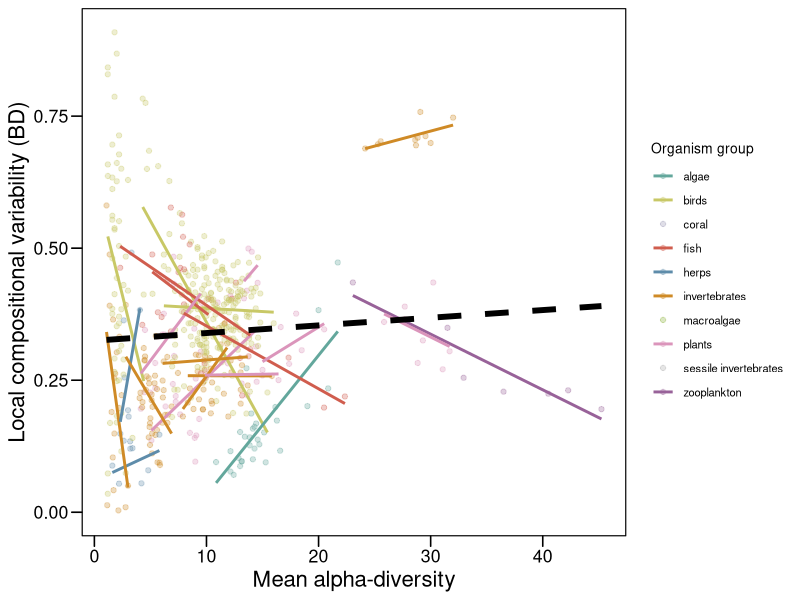
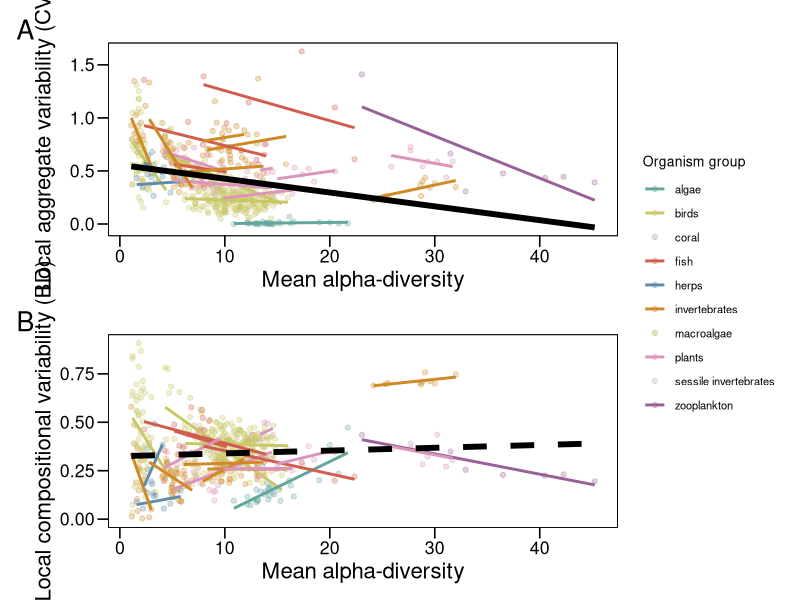

Here is the R script that generated these plots, in order: (Note: this script raises an error after producing the figures.)
library(here)
library(tidyverse)
library(ggthemes)
library(patchwork)

theme_set(theme_base() + 
            theme(plot.background = element_blank(),
                  legend.title = element_text(size = 10),
                  legend.text = element_text(size = 8)))

pal <- colorspace::darken(RColorBrewer::brewer.pal(n = 10, name = "Set3"), amount = .2)

# 1. IMPORT DATA SETS ------------------------------------------------------------
metacom_var <- read_csv(here("Manuscripts/MS3/data/L4_metacommunity_variability_analysis_results_2022-02-10.csv"))
local_var <- read_csv(here("Manuscripts/MS3/data/L4_local_variability_analysis_results_2022-02-10.csv"))
env_var <- read_csv(here("Manuscripts/MS3/data/lter_centroid_satdata.csv"))
data_list <- read_csv(here("Manuscripts/MS3/data/L3_DATA_list.csv"))

metacom_var <- data_list %>% 
  rename(dataset_file_name = l3_filename) %>% 
  left_join(metacom_var, by = "dataset_file_name")

local_var <- data_list %>% 
  rename(dataset_file_name = l3_filename) %>% 
  left_join(local_var, by = "dataset_file_name")

# check for local diversity-stability relationships
local_divstab_comp_fig <- local_var %>% select(dataset_id, `LTER site`, SITE_ID, organism_group, metric, metric_value) %>% 
  pivot_wider(names_from = "metric", values_from = "metric_value") %>% 
                          
  ggplot(aes(x = site_mean_alpha_div, y = BD)) + 
  geom_point(mapping = aes(grouping = dataset_id, color = organism_group), alpha = 0.3) + 
  geom_smooth(mapping = aes(grouping = dataset_id, color = organism_group), method = "lm", se = F) + 
  geom_smooth(method = "lm", se = F, color = "black", size = 2, linetype = "dashed") +
  labs(x = "Mean alpha-diversity", y = "Local compositional variability (BD)", color = "Organism group") + 
  scale_color_manual(values = pal)
local_divstab_comp_fig

local_divstab_agg_fig <- local_var %>% select(dataset_id, `LTER site`, SITE_ID, organism_group, metric, metric_value) %>% 
  pivot_wider(names_from = "metric", values_from = "metric_value") %>% 
  
  ggplot(aes(x = site_mean_alpha_div, y = CV)) + 
  geom_point(mapping = aes(grouping = dataset_id, color = organism_group), alpha = 0.3) + 
  geom_smooth(mapping = aes(grouping = dataset_id, color = organism_group), method = "lm", se = F) + 
  geom_smooth(method = "lm", se = F, color = "black", size = 2) +
  labs(x = "Mean alpha-diversity", y = "Local aggregate variability (CV)", color = "Organism group") + 
  scale_color_manual(values = pal)


local_divstab_regs <- local_var %>% select(dataset_id, `LTER site`, SITE_ID, organism_group, metric, metric_value) %>% 
  pivot_wider(names_from = "metric", values_from = "metric_value")
summary(lm(BD ~ site_mean_alpha_div, data = local_divstab_regs))
summary(lm(CV ~ site_mean_alpha_div, data = local_divstab_regs))

local_divstab_fig <- local_divstab_agg_fig + local_divstab_comp_fig + 
  plot_layout(ncol = 1, guides = "collect") + plot_annotation(tag_levels = "A")
ggsave(filename = here("Manuscripts/MS3/figs/local_divstab_fig.png"), plot = local_divstab_fig, dpi = 600, width = 6, height = 6*3/4*2, bg = "white")



# Relative importance of local and spatial variability for regional variability
metacom_divstab_comp_dat <- metacom_var %>% select(dataset_id, `LTER site`, organism_group, variability_type, standardization_method, metric, metric_value) %>% 
  filter(standardization_method == "h") %>% 
  pivot_wider(names_from = "metric", values_from = "metric_value") %>% 
  left_join(metacom_var %>% 
              filter(variability_type == "divpart_time_series") %>% 
              select(dataset_id, metric, metric_value) %>% 
              pivot_wider(names_from = "metric", values_from = "metric_value"), 
            by = "dataset_id")

summary(lm(gamma_var_rate ~ gamma_div_mean, data = metacom_divstab_comp_dat))
summary(lm(phi_var ~ beta_div_mean, data = metacom_divstab_comp_dat))
summary(lm(alpha_var_rate ~ alpha_div_mean, data = metacom_divstab_comp_dat))

metacom_divstab_agg_dat <- metacom_var %>% select(dataset_id, `LTER site`, organism_group, variability_type, metric, metric_value) %>% 
  filter(variability_type == "agg") %>% 
  pivot_wider(names_from = "metric", values_from = "metric_value") %>% 
  left_join(metacom_var %>% 
              filter(variability_type == "divpart_time_series") %>% 
              select(dataset_id, metric, metric_value) %>% 
              pivot_wider(names_from = "metric", values_from = "metric_value"), 
            by = "dataset_id")

summary(lm(gamma_var_rate ~ gamma_div_mean, data = metacom_divstab_agg_dat))
summary(lm(phi_var ~ beta_div_mean, data = metacom_divstab_agg_dat))
summary(lm(alpha_var_rate ~ alpha_div_mean, data = metacom_divstab_agg_dat))



(alpha_vs_gamma_var <- ggplot(aes(x = (alpha_var_rate), y = (gamma_var_rate), label = site),
                              data = h.wide) +
    stat_smooth(method = "lm", se = T, size = 1, color = "black") +
    geom_point(size = 2, alpha = 0.7) +
    geom_label_repel(size = 2) +
    scale_y_log10() +
    scale_x_log10() +
    xlab(expression(paste(alpha, " variability"))) +
    ylab(expression(paste(gamma," variability"))) +
    ggsave("Manuscripts/MS3/figs/variability_alpha-gamma.png", width = 6, height = 4, units = "in", dpi = 600)
)

lm_gamma_phi <- lm(log(gamma_var_rate) ~ log(phi_var), data = h.wide)
par(mfrow = c(2,2))
plot(lm_gamma_phi) 
summary(lm_gamma_phi)

(phi_vs_gamma_var <- ggplot(aes(x = phi_var, y = gamma_var_rate, label = site),
                            data = h.wide) +
    stat_smooth(method = "lm", se = T, size = 1, color = "black") +
    geom_point(size = 2, alpha = 0.7) +
    geom_label_repel(size = 2) +
    scale_y_log10() +
    scale_x_log10() +
    xlab(expression(paste(phi, " variability"))) +
    ylab(expression(paste(gamma," variability"))) +
    #annotate("text", x = 0.2, y = 0.6, label = "italic(P) < 0.001", parse = TRUE) +
    ggsave("Manuscripts/MS3/figs/variability_phi-gamma.png", width = 6, height = 4, units = "in", dpi = 600)
)

# alpha and phi are independent
(alpha_vs_phi_var <- ggplot(aes(x = alpha_var_rate, y = phi_var, label = site),
                            data = h.wide) +
    stat_smooth(method = "lm", se = T, size = 1, color = "black") +
    geom_point(size = 2, alpha = 0.7) +
    geom_label_repel(size = 2) +
    scale_y_log10() +
    scale_x_log10() +
    xlab(expression(paste(alpha, " variability"))) +
    ylab(expression(paste(phi," variability"))) +
    ggsave("Manuscripts/MS3/figs/variability_alpha-phi.png", width = 6, height = 4, units = "in", dpi = 600)
)
lm_alpha_phi <- lm(log(phi_var) ~ log(alpha_var), data = h.wide)
par(mfrow = c(2,2))
plot(lm_alpha_phi) # assumptions met
summary(lm_alpha_phi)

# DIversity stability 
#------------------------------------------------------------------------------
div_stab_comp <- cbind.data.frame(h.wide, div.wide[,c("alpha_div_mean", "beta_div_mean", "gamma_div_mean")]) %>% 
  filter(gamma_div_mean > 0)

div_stab_gamma_mod <- (lm((gamma_var_rate) ~ log10(gamma_div_mean), data = div_stab_comp))
modsum <- summary(div_stab_gamma_mod)
div_stab_gamma_mod <- glance(div_stab_gamma_mod)
(p_val <- as.character(round(div_stab_gamma_mod$p.value,2)))
(r2 <- as.character(round(div_stab_gamma_mod$r.squared,2)))
summary(lm((gamma_var_rate) ~ log10(gamma_div_mean), data = div_stab_comp))

(div_stab_gamma_h <- div_stab_comp %>% 
    ggplot(aes(x = gamma_div_mean, y = gamma_var_rate, label = site)) +
    stat_smooth(method = "lm", se = T, size = 1, linetype = "dashed", color = "black") +
    geom_point(size = 2, alpha = 0.7, mapping = aes(color = organism_group)) +
    #geom_label_repel(size = 2) +
    labs(x = expression(paste("Mean ", gamma, "-diversity")),
         y = expression(paste("Comp. ", gamma, "-variability")),
         color = "Organism group")  +
    scale_x_log10() +
    scale_color_manual(values = pal, drop = FALSE) +
    annotate("text", x = 10, y = 0.045, label = bquote(atop(paste(r^2, "= 0.13"),
                                                            "p = 0.07")))
  #ggsave("ESA_2019/figs/variability_alpha-gamma.png", width = 6, height = 4, units = "in", dpi = 600)
)

div_stab_alpha_mod <- (lm((alpha_var_rate) ~ log10(alpha_div_mean), data = div_stab_comp))
modsum2 <- summary(div_stab_alpha_mod)
div_stab_alpha_mod <- glance(div_stab_alpha_mod)
div_stab_alpha_mod$p.value
div_stab_alpha_mod$r.squared
(div_stab_alpha_h <- div_stab_comp %>% 
    ggplot(aes(x = alpha_div_mean, y = alpha_var_rate, label = site)) +
    #stat_smooth(method = "lm", se = T, size = 1, color = "black") +
    geom_point(size = 2, alpha = 0.7, mapping = aes(color = organism_group)) +
    #geom_label_repel(size = 2) +
    labs(x = expression(paste("Mean ", alpha, "-diversity")),
         y = expression(paste("Comp. ", alpha, "-variability")),
         color = "Organism group") +
    scale_color_manual(values = pal, drop = FALSE) +
    scale_x_log10() +
    annotate("text", x = 100, y = 0.1, label = bquote("p = 0.40"))
  #ggsave("ESA_2019/figs/variability_alpha-gamma.png", width = 6, height = 4, units = "in", dpi = 600)
)

div_stab_alpha_gamma_mod <- (lm((gamma_var_rate) ~ log10(alpha_div_mean), data = div_stab_comp))
modsum3 <- summary(div_stab_alpha_gamma_mod)
div_stab_alpha_gamma_mod <- glance(div_stab_alpha_gamma_mod)
div_stab_alpha_gamma_mod$p.value
div_stab_alpha_gamma_mod$r.squared
(div_stab_alpha_gamma_h <- div_stab_comp %>% 
    ggplot(aes(x = alpha_div_mean, y = gamma_var_rate, label = site)) +
    stat_smooth(method = "lm", se = T, size = 1, color = "black") +
    geom_point(size = 2, alpha = 0.7, mapping = aes(color = organism_group)) +
    #geom_label_repel(size = 2) +
    labs(x = expression(paste("Mean ", alpha, "-diversity")),
         y = expression(paste("Comp. ", gamma, "-variability")),
         color = "Organism group") +
    scale_color_manual(values = pal, drop = FALSE) +
    scale_x_log10()  +
    annotate("text", x = 3, y = 0.045, label = bquote(atop(paste(r^2, "= 0.15"),
                                                           "p = 0.05")))  #ggsave("ESA_2019/figs/variability_alpha-gamma.png", width = 6, height = 4, units = "in", dpi = 600)
)

div_stab_beta_mod <- (lm((gamma_var_rate) ~ log10(beta_div_mean), data = div_stab_comp))
modsum4 <- summary(div_stab_beta_mod)
div_stab_beta_mod <- glance(div_stab_beta_mod)
div_stab_beta_mod$p.value
div_stab_beta_mod$r.squared
(div_stab_beta_h <- div_stab_comp %>% 
    ggplot(aes(x = beta_div_mean, y = gamma_var_rate, label = site)) +
    #stat_smooth(method = "lm", se = T, size = 1, color = "black") +
    geom_point(size = 2, alpha = 0.7, mapping = aes(color = organism_group)) +
    scale_color_manual(values = pal, drop = FALSE) +
    #geom_label_repel(size = 2) +
    labs(x = expression(paste("Mean ", beta, "-diversity")),
         y = expression(paste("Comp. ", gamma, "-variability")),
         color = "Organism group") +
    annotate("text", x = 4.75, y = 0.045, label = bquote("p = 0.41"))
  #ggsave("ESA_2019/figs/variability_alpha-gamma.png", width = 6, height = 4, units = "in", dpi = 600)
)

div_stab_agg <- cbind.data.frame(agg.wide, div.wide[,c("alpha_div_mean", "beta_div_mean", "gamma_div_mean")]) %>% 
  filter(gamma_div_mean > 0)

div_stab_gamma_agg_mod <- (lm((gamma_var_rate) ~ log10(gamma_div_mean), data = div_stab_agg))
modsum5 <- summary(div_stab_gamma_agg_mod)
div_stab_gamma_agg_mod <- glance(div_stab_gamma_agg_mod)
div_stab_gamma_agg_mod$p.value
div_stab_gamma_agg_mod$r.squared
(div_stab_gamma_agg <- div_stab_agg %>% 
    ggplot(aes(x = gamma_div_mean, y = gamma_var_rate, label = site)) +
    #stat_smooth(method = "lm", se = T, size = 1, color = "black") +
    geom_point(size = 2, alpha = 0.7, mapping = aes(color = organism_group)) +
    scale_color_manual(values = pal, drop = FALSE) +
    #geom_label_repel(size = 2) +
    labs(x = expression(paste("Mean ", gamma, "-diversity")),
         y = expression(paste("Agg. ", gamma, "-variability")),
         color = "Organism group") +
    scale_x_log10() +
    annotate("text", x = 120, y = 0.04, label = bquote("p = 0.40"))
  #ggsave("ESA_2019/figs/variability_alpha-gamma.png", width = 6, height = 4, units = "in", dpi = 600)
)

div_stab_alpha_agg_mod <- (lm((alpha_var_rate) ~ log10(alpha_div_mean), data = div_stab_agg))
modsum6 <- summary(div_stab_alpha_agg_mod)
div_stab_alpha_agg_mod <- glance(div_stab_alpha_agg_mod)
div_stab_alpha_agg_mod$p.value
div_stab_alpha_agg_mod$r.squared
(div_stab_alpha_agg <- div_stab_agg %>% 
    ggplot(aes(x = alpha_div_mean, y = alpha_var_rate, label = site)) +
    #stat_smooth(method = "lm", se = T, size = 1, color = "black") +
    geom_point(size = 2, alpha = 0.7, mapping = aes(color = organism_group)) +
    scale_color_manual(values = pal, drop = FALSE) +
    #geom_label_repel(size = 2) +
    labs(x = expression(paste("Mean ", alpha, "-diversity")),
         y = expression(paste("Agg. ", alpha, "-variability")),
         color = "Organism group")  +
    scale_x_log10() +
    annotate("text", x = 100, y = 0.1, label = bquote("p = 0.10"))
  #ggsave("ESA_2019/figs/variability_alpha-gamma.png", width = 6, height = 4, units = "in", dpi = 600)
)

div_stab_alpha_gamma_agg_mod <- (lm((gamma_var_rate) ~ log10(alpha_div_mean), data = div_stab_agg))
modsum7 <- summary(div_stab_alpha_gamma_agg_mod)
div_stab_alpha_gamma_agg_mod$p.value
div_stab_alpha_gamma_agg_mod$r.squared
(div_stab_alpha_gamma_agg <- div_stab_agg %>% 
    ggplot(aes(x = alpha_div_mean, y = gamma_var_rate, label = site)) +
    #stat_smooth(method = "lm", se = T, size = 1, color = "black") +
    geom_point(size = 2, alpha = 0.7, mapping = aes(color = organism_group)) +
    scale_color_manual(values = pal, drop = FALSE) +
    #geom_label_repel(size = 2) +
    labs(x = expression(paste("Mean ", alpha, "-diversity")),
         y = expression(paste("Agg. ", gamma, "-variability")),
         color = "Organism group")  +
    scale_x_log10() +
    annotate("text", x = 90, y = 0.04, label = bquote("p = 0.88"))
  #ggsave("ESA_2019/figs/variability_alpha-gamma.png", width = 6, height = 4, units = "in", dpi = 600)
)

div_stab_beta_agg_mod <- (lm((gamma_var_rate) ~ log10(beta_div_mean), data = div_stab_agg))
modsum8 <- summary(div_stab_beta_agg_mod)
div_stab_beta_agg_mod$p.value
div_stab_beta_agg_mod$r.squared
(div_stab_beta_agg <- div_stab_agg %>% 
    ggplot(aes(x = beta_div_mean, y = gamma_var_rate, label = site)) +
    stat_smooth(method = "lm", se = T, size = 1, color = "black") +
    geom_point(size = 2, alpha = 0.7, mapping = aes(color = organism_group)) +
    scale_color_manual(values = pal, drop = FALSE) +
    #geom_label_repel(size = 2) +
    labs(x = expression(paste("Mean ", beta, "-diversity")),
         y = expression(paste("Agg. ", gamma, "-variability")),
         color = "Organism group")  + 
    annotate("text", x = 4.75, y = 0.0375, label = bquote(atop(paste(r^2, "= 0.20"),
                                                               "p = 0.02")))
  #ggsave("ESA_2019/figs/variability_alpha-gamma.png", width = 6, height = 4, units = "in", dpi = 600)
)

# combine figs
div_stab_gamma_agg + div_stab_gamma_h +
  div_stab_beta_agg + div_stab_beta_h +
  div_stab_alpha_gamma_agg + div_stab_alpha_gamma_h +
  plot_annotation(tag_levels = "A") +
  plot_layout(guides = "collect", nrow = 3) +
  ggsave("Manuscripts/MS3/figs/diversity_variability.png", width = 2.5*4, height = 3*3, units = "in", dpi = 1000)

# plot_grid(div_stab_gamma_agg, div_stab_gamma_h, 
#           div_stab_beta_agg, div_stab_beta_h,
#           div_stab_alpha_gamma_agg, div_stab_alpha_gamma_h, 
#           align = "hv", ncol = 2, labels = "AUTO") +
#   ggsave("Manuscripts/MS3/figs/diversity_variability.png", width = 2*4, height = 3*3, units = "in", dpi = 600)


div_stab_phi_mod <- broom::glance(lm(phi_var ~ (beta_div_mean), data = div_stab_comp))
div_stab_phi_mod$p.value
div_stab_phi_mod$r.squared
(div_stab_phi_h <- div_stab_comp %>% 
    ggplot(aes(x = beta_div_mean, y = phi_var, label = site)) +
    stat_smooth(method = "lm", se = T, size = 1, color = "black") +
    geom_point(size = 2, alpha = 0.7, mapping = aes(color = organism_group)) +
    scale_y_continuous(limits = c(0,1)) +
    scale_color_manual(values = pal, drop = FALSE) +
    #geom_label_repel(size = 2) +
    labs(x = expression(paste("Mean ", beta, "-diversity")),
         y = expression(paste("Comp. Synchrony (", BD[phi], ")")),
         color = "Organism group")  +
    annotate("text", x = 4.75, y = 0.9, label = bquote(atop(paste(r^2, "= 0.31"),
                                                            "p = 0.006")))
  #ggsave("ESA_2019/figs/variability_alpha-gamma.png", width = 6, height = 4, units = "in", dpi = 600)
)

div_stab_phi_agg_mod <- broom::glance(lm(phi_var ~ (beta_div_mean), data = div_stab_agg))
div_stab_phi_agg_mod$p.value
div_stab_phi_agg_mod$r.squared
(div_stab_phi_agg <- div_stab_agg %>% 
    ggplot(aes(x = beta_div_mean, y = phi_var, label = site)) +
    stat_smooth(method = "lm", se = T, size = 1, color = "black") +
    geom_point(size = 2, alpha = 0.7, mapping = aes(color = organism_group)) +
    scale_y_continuous(limits = c(0,1))+
    scale_color_manual(values = pal, drop = FALSE) +
    #geom_label_repel(size = 2) +
    labs(x = expression(paste("Mean ", beta, "-diversity")),
         y = expression(paste("Agg. Synchrony (",phi,")")),
         color = "Organism group") +
    annotate("text", x = 4.75, y = 0.9, label = bquote(atop(paste(r^2, "= 0.21"),
                                                            "p = 0.02")))
  #ggsave("ESA_2019/figs/variability_alpha-gamma.png", width = 6, height = 4, units = "in", dpi = 600)
)


# combine figs
(div_stab_phi_agg + labs(x = "")) + div_stab_phi_h + 
  plot_annotation(tag_levels = "A") +
  plot_layout(guides = "collect", nrow = 2) +
  ggsave("Manuscripts/MS3/figs/beta_phi.png", width = 1.5*4, height = 2*3, units = "in", dpi = 1000)

# plot_grid(div_stab_phi_agg, div_stab_phi_h, 
#           align = "hv", ncol = 2, labels = "AUTO") +
#   ggsave("Manuscripts/MS3/figs/beta_phi.png", width = 2*4, height = 3, units = "in", dpi = 600) + 
#   ggsave("Manuscripts/MS3/figs/beta_phi.pdf", width = 2*4, height = 3, units = "in")

agg.mod <-  lm((gamma_var_rate) ~ log10(gamma_div_mean), data = div_stab_agg)
comp.mod <- lm((gamma_var_rate) ~ log10(gamma_div_mean), data = div_stab_comp)
summary(agg.mod)
summary(comp.mod)
phi.agg.mod <-  lm(phi_var ~  beta_div_mean, data = div_stab_agg)
phi.comp.mod <- lm(phi_var ~  beta_div_mean, data = div_stab_comp)
summary(phi.agg.mod)
summary(phi.comp.mod)

div_stab_gamma_agg + div_stab_gamma_h +
  div_stab_phi_agg + div_stab_phi_h +
  div_stab_alpha_agg + div_stab_alpha_h +
  plot_annotation(tag_levels = "A") +
  plot_layout(guides = "collect", nrow = 3) +
  ggsave("Manuscripts/MS3/figs/diversity_variability_multiscale.png", width = 2.5*4, height = 3*3, units = "in", dpi = 1000)

# ## Possible environmental drivers
# bind_rows(div_stab_agg, div_stab_comp) %>% 
#   mutate(trophic.group = stringr::str_to_sentence(trophic.group)) %>% 
#   gather(temp_temporal_sd, ndvi_temporal_sd, env_heterogeneity, key = env_var, value = variability) %>% 
#   mutate(env_var = ifelse(env_var == "temp_temporal_sd", "Temperature Variability (sd)", 
#                           ifelse(env_var == "ndvi_temporal_sd", "NDVI Variability (sd)", "Spatial Heterogeneity (Geodiversity)"))) %>% 
#   mutate(variability_type = ifelse(variability_type == "agg", "Aggregate", "Compositional")) %>% 
#   ggplot(aes(x = variability, y = gamma_var_rate, label = site, color = trophic.group, fill = trophic.group)) + 
#   geom_point() + 
#   geom_smooth(method = 'lm', size = 1, se = T) +
#   theme(strip.background = element_blank(),
#         strip.placement = "outside",
#         legend.position = "top", plot.background = element_blank()) +
#   facet_grid(variability_type ~ env_var, scales = "free_x", switch = "both") +
#   labs(x = "", y = "Metacommunity Variability") +
#   scale_color_pander(name = "Trophic Group") +
#   scale_fill_pander(name = "Trophic Group") +
#   ggsave("Manuscripts/MS3/figs/environmental_drivers.png", width = 10, height = 7.5, units = "in", dpi = 600)
# 
# summary(lm(log(gamma_var_rate) ~ trophic.group * (env_heterogeneity + ndvi_temporal_sd + temp_temporal_sd), data = cbind.data.frame(div_stab_agg, div_stab_comp)))

## compositional versus aggregate variability

comp_agg_stab <- agg.wide[,c("alpha_var_rate", "phi_var", "gamma_var_rate")] 
names(comp_agg_stab) <- paste0("agg_", names(comp_agg_stab))
comp_agg_stab <- cbind.data.frame(h.wide, comp_agg_stab) 
comp_agg_stab

#comp_agg_stab <- comp_agg_stab %>% 
#  mutate(organism_group = ifelse(organism_group == "sessile invertebrates", "invertebrates", organism_group))

comp_agg_fig <- na.omit(comp_agg_stab) %>% 
  ggplot(aes(label = site, 
             color = organism_group, group = paste(site, organism))) + 
  geom_point(mapping = aes(x = alpha_var_rate, y = agg_alpha_var_rate), alpha = 0.75, size = 3, shape = 22) +
  geom_point(mapping = aes(x = gamma_var_rate, y = agg_gamma_var_rate), alpha = 0.75, size = 3, shape = 19) +
  geom_segment(aes(x = alpha_var_rate, xend = gamma_var_rate, 
                   y = agg_alpha_var_rate, yend = agg_gamma_var_rate),
               alpha = 0.5, arrow = arrow(length = unit(.2, "cm"))) +
  geom_text_repel(mapping = aes(x = gamma_var_rate, y = agg_gamma_var_rate), show.legend = F, size = 2) +
  scale_x_log10() + 
  scale_y_log10() +
  #geom_text_repel(size = 2.5) +
  scale_color_manual(values = pal, drop = FALSE) +
  theme(legend.position = "none") +
  coord_fixed() +
  labs(x = "Compositional variability",
       y = "Aggregate variability",
       color = "Organism group") +
  ggsave("Manuscripts/MS3/figs/comp_agg_compare.png", width = 4, height = 4, dpi = 600)
# 
# (alpha_comp_agg_plot <- comp_agg_stab %>% 
#   ggplot(aes(x = alpha_var_rate, y = agg_alpha_var_rate, label = paste(site, organism))) + 
#   geom_point(size = 1) + 
#   geom_text_repel(size = 2.5) +
#   scale_x_continuous(limits = c(0,.1)) + 
#   scale_y_continuous(limits = c(0,.1)) +
#   labs(x = expression(paste("Compositional ", alpha, "-variability")),
#        y = expression(paste("Aggregate ", alpha, "-variability"))))
# (gamma_comp_agg_plot <- comp_agg_stab %>% 
#   ggplot(aes(x = gamma_var_rate, y = agg_gamma_var_rate, label = paste(site, organism))) + 
#   geom_point(size = 1) +
#   geom_text_repel(size = 2.5) +
#   scale_x_continuous(limits = c(0,.1)) + 
#   scale_y_continuous(limits = c(0,.1)) +
#   labs(x = expression(paste("Compositional ", gamma, "-variability")),
#     y = expression(paste("Aggregate ", gamma, "-variability"))))
# 
# plot_grid(alpha_comp_agg_plot, gamma_comp_agg_plot, 
#           align = "hv", ncol = 2) +
#   ggsave("ESA_2019/figs/comp_agg_compare.png", width = 10, height = 5, units = "in", dpi = 600)

# # magnitude of change
# comp_agg_stab %>% 
#   mutate(name = paste(site, organism),
#          agg_diff = agg_alpha_var_rate - agg_gamma_var_rate,
#          comp_diff = alpha_var_rate - gamma_var_rate,
#          total_diff = sqrt(agg_diff^2 + comp_diff^2)) %>% 
#   arrange(total_diff) %>% filter(!is.na(total_diff)) %>% 
#   ggplot(aes(x = total_diff, xend = 0, y = reorder(name, total_diff), yend = reorder(name, total_diff))) +
#   geom_point() +
#   geom_segment() +
#   theme_minimal() +
#   #geom_vline(xintercept = 0, color = "gray50") 
#   labs(y = "", x = "Total ")

# # whether stability is aggregate vs comp biased
# comp_agg_stab %>% 
#   mutate(ratio = log10(agg_phi_var/phi_var), 
#          name = paste(site, organism),
#          agg_diff = agg_alpha_var_rate - agg_gamma_var_rate,
#          comp_diff = alpha_var_rate - gamma_var_rate,
#          total_diff = sqrt(1/agg_phi_var + 1/phi_var)) %>% 
#   arrange(ratio) %>% filter(!is.na(ratio)) %>% 
#   ggplot(aes(x = ratio, xend = 0, 
#              y = reorder(name, ratio), yend = reorder(name, ratio))) +
#   geom_point(mapping = aes(size = total_diff), show.legend = F) +
#   geom_segment() +
#   theme_minimal() +
#   geom_vline(xintercept = 0, color = "gray50") + 
#   labs(y = "", x = expression(paste("Log"["10"], "(", phi["agg."], "/", phi["comp."], ")"))) +
#   ggsave("Manuscripts/MS3/figs/phi_ratio.png", width = 7, height = 7*3/4, units = "in", dpi = 600)

tot_stab_fig <- comp_agg_stab %>% 
  mutate(ratio = log10(agg_phi_var/phi_var), 
         name = site,
         agg_diff = log10(agg_alpha_var_rate) - log10(agg_gamma_var_rate),
         comp_diff = log10(alpha_var_rate) - log10(gamma_var_rate),
         total_diff = sqrt(agg_diff^2 + comp_diff^2)) %>% 
  arrange(ratio) %>% filter(!is.na(ratio)) %>% 
  
  ggplot(aes(x = ratio, xend = 0, 
             y = total_diff,  label = site, 
             color = organism_group, group = paste(site, organism))) +
  geom_vline(xintercept = 0, alpha = 0.2, linetype = "dashed") +
  geom_point(size = 3, alpha = 0.75) +
  scale_color_manual(values = pal, drop = FALSE) +
  geom_text_repel(show.legend = F, size = 2) +
  labs(y = bquote(atop("Total spatial stabilization",
                       scriptstyle(paste("(",
                                         sqrt(paste("(CV"[alpha]^2 - "CV"[gamma]^2, ")"^2 + 
                                                      "(BD"[alpha]^"h" - "BD"[gamma]^"h",")"^2)))))),
       x = expression(paste("Log"["10"], "(", phi["agg."], "/", phi["comp."], ")")),
       color = "Organism group") +
  ggsave("Manuscripts/MS3/figs/total_spatial_stabilization.png", width = 7, height = 7, units = "in", dpi = 600)


phi_compare <- comp_agg_stab %>% 
  ggplot(aes(y = agg_phi_var,
             x = phi_var,  label = site, 
             color = organism_group, group = paste(site, organism))) +
  geom_abline(slope = 1, intercept = 0, alpha = 0.25, linetype = "dashed") +
  geom_point(size = 3, alpha = 0.75) +
  scale_color_manual(values = pal, drop = FALSE) +
  geom_text_repel(show.legend = F, size = 2) +
  labs(color = "Organism group",
       y = expression(paste("Agg. Spatial Synchrony (",phi,")")),
       x = expression(paste("Comp. Spatial Synchrony (",BD[phi],")"))) +
  coord_fixed() + 
  ggsave("Manuscripts/MS3/figs/phi_comparison.png", width = 6, height = 3/4*6, dpi = 600)

comp_agg_fig + phi_compare + 
  plot_annotation(tag_levels = "A") +
  plot_layout(guides = "collect", nrow = 2) +
  ggsave("Manuscripts/MS3/figs/agg_comp_panel.png", width = 7, height = 10, dpi = 1000)

cor(comp_agg_stab$phi_var, comp_agg_stab$agg_phi_var, use = "pairwise.complete")
